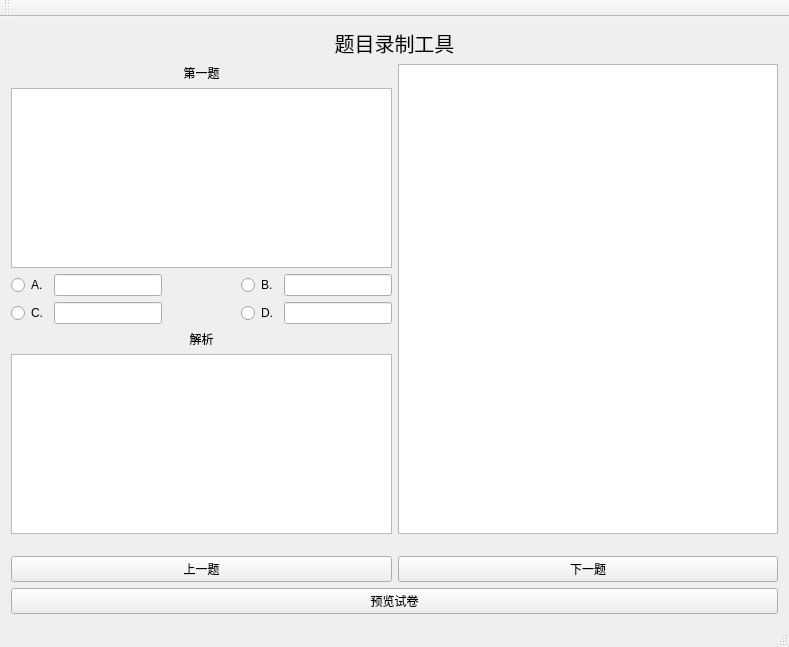
<?xml version="1.0" encoding="UTF-8"?>
<ui version="4.0">
 <class>MainWindow</class>
 <widget class="QMainWindow" name="MainWindow">
  <property name="geometry">
   <rect>
    <x>0</x>
    <y>0</y>
    <width>789</width>
    <height>647</height>
   </rect>
  </property>
  <property name="windowTitle">
   <string>MainWindow</string>
  </property>
  <widget class="QWidget" name="centralWidget">
   <layout class="QVBoxLayout" name="verticalLayout_4">
    <item>
     <layout class="QVBoxLayout" name="verticalLayout_3">
      <item>
       <layout class="QVBoxLayout" name="verticalLayout">
        <item>
         <widget class="QLabel" name="label">
          <property name="font">
           <font>
            <family>Arial Black</family>
            <pointsize>15</pointsize>
           </font>
          </property>
          <property name="text">
           <string>题目录制工具</string>
          </property>
          <property name="alignment">
           <set>Qt::AlignCenter</set>
          </property>
         </widget>
        </item>
       </layout>
      </item>
      <item>
       <layout class="QHBoxLayout" name="horizontalLayout_4">
        <item>
         <layout class="QVBoxLayout" name="verticalLayout_2">
          <item>
           <widget class="QLabel" name="label_2">
            <property name="text">
             <string>第一题</string>
            </property>
            <property name="alignment">
             <set>Qt::AlignCenter</set>
            </property>
           </widget>
          </item>
          <item>
           <widget class="QPlainTextEdit" name="plainTextEdit"/>
          </item>
          <item>
           <layout class="QHBoxLayout" name="horizontalLayout_3">
            <item>
             <widget class="QRadioButton" name="radioButton">
              <property name="text">
               <string>A.</string>
              </property>
             </widget>
            </item>
            <item>
             <widget class="QLineEdit" name="lineEdit_1"/>
            </item>
            <item>
             <spacer name="horizontalSpacer_3">
              <property name="orientation">
               <enum>Qt::Horizontal</enum>
              </property>
              <property name="sizeHint" stdset="0">
               <size>
                <width>40</width>
                <height>20</height>
               </size>
              </property>
             </spacer>
            </item>
            <item>
             <widget class="QRadioButton" name="radioButton_3">
              <property name="text">
               <string>B.</string>
              </property>
             </widget>
            </item>
            <item>
             <widget class="QLineEdit" name="lineEdit_5"/>
            </item>
           </layout>
          </item>
          <item>
           <layout class="QHBoxLayout" name="horizontalLayout">
            <item>
             <widget class="QRadioButton" name="radioButton_2">
              <property name="text">
               <string>C.</string>
              </property>
             </widget>
            </item>
            <item>
             <widget class="QLineEdit" name="lineEdit_6"/>
            </item>
            <item>
             <spacer name="horizontalSpacer">
              <property name="orientation">
               <enum>Qt::Horizontal</enum>
              </property>
              <property name="sizeHint" stdset="0">
               <size>
                <width>40</width>
                <height>20</height>
               </size>
              </property>
             </spacer>
            </item>
            <item>
             <widget class="QRadioButton" name="radioButton_4">
              <property name="text">
               <string>D.</string>
              </property>
             </widget>
            </item>
            <item>
             <widget class="QLineEdit" name="lineEdit_2"/>
            </item>
           </layout>
          </item>
          <item>
           <widget class="QLabel" name="label_7">
            <property name="text">
             <string>解析</string>
            </property>
            <property name="alignment">
             <set>Qt::AlignCenter</set>
            </property>
           </widget>
          </item>
          <item>
           <widget class="QPlainTextEdit" name="plainTextEdit_2"/>
          </item>
         </layout>
        </item>
        <item>
         <widget class="QTextBrowser" name="textBrowser"/>
        </item>
       </layout>
      </item>
      <item>
       <spacer name="verticalSpacer">
        <property name="orientation">
         <enum>Qt::Vertical</enum>
        </property>
        <property name="sizeHint" stdset="0">
         <size>
          <width>20</width>
          <height>40</height>
         </size>
        </property>
       </spacer>
      </item>
      <item>
       <layout class="QHBoxLayout" name="horizontalLayout_5">
        <item>
         <widget class="QPushButton" name="pushButton">
          <property name="text">
           <string>上一题</string>
          </property>
         </widget>
        </item>
        <item>
         <widget class="QPushButton" name="pushButton_2">
          <property name="text">
           <string>下一题</string>
          </property>
         </widget>
        </item>
       </layout>
      </item>
     </layout>
    </item>
    <item>
     <widget class="QPushButton" name="pushButton_3">
      <property name="text">
       <string>预览试卷</string>
      </property>
     </widget>
    </item>
   </layout>
  </widget>
  <widget class="QMenuBar" name="menuBar">
   <property name="geometry">
    <rect>
     <x>0</x>
     <y>0</y>
     <width>789</width>
     <height>26</height>
    </rect>
   </property>
  </widget>
  <widget class="QToolBar" name="mainToolBar">
   <attribute name="toolBarArea">
    <enum>TopToolBarArea</enum>
   </attribute>
   <attribute name="toolBarBreak">
    <bool>false</bool>
   </attribute>
  </widget>
  <widget class="QStatusBar" name="statusBar"/>
 </widget>
 <layoutdefault spacing="6" margin="11"/>
 <resources/>
 <connections/>
</ui>
